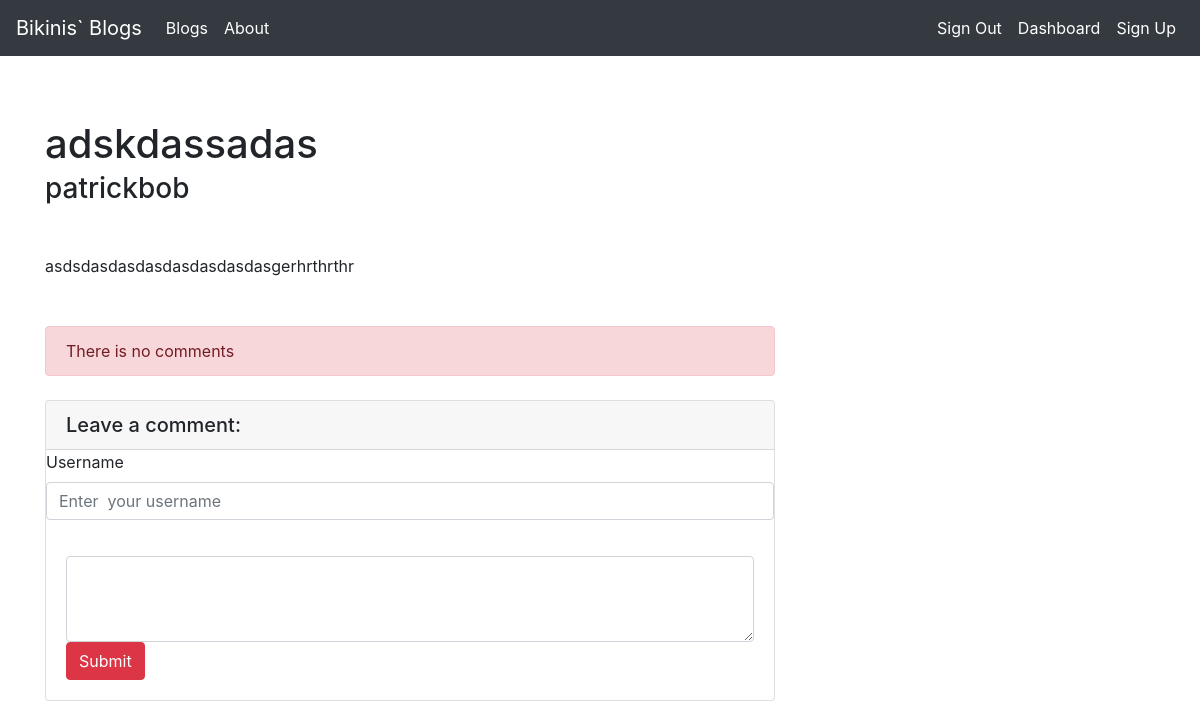
The page /article/22/ (signed in) on the database its author committed.
### blog_app/models.py (models this page shows, shortened)
class Blog(models.Model):
    author = models.ForeignKey("auth.user",on_delete=models.CASCADE)
    topics = models.CharField(max_length=50)
    name = models.CharField(max_length=50)
    content = RichTextField()
    pub_date = models.DateTimeField(auto_now_add=True)
    article_image = models.FileField(blank = True, null = True, verbose_name = "Import image")
    class Meta():
        ordering = ['-pub_date']

### blog_app/views.py (the view)
# urls.py: path('article/<int:id>/',details, name = 'details'),
@login_required(login_url="/user/login/")
def details(request,id):
    article = get_object_or_404(Blog,id = id)
    comments = article.comments.all()
    context ={
        "article" : article,
        "comments": comments
    }
    return render(request,"detail.html",context)

### blog_app/templates/detail.html (shortened to what this page needs)
{% extends 'layout.html' %}
{% block body %}
    <div class="row">
                <div class="col-lg-8">
                    <article>
                        <header class="mb-4">
                            <h1 class="fw-bolder mb-1">{{article.name}}</h1>
                            <h3>{{article.author.username}}</h3>
                        </header>
                        <section class="mb-5">
                         <p>{{article.content|safe}}</p>
                        </section>
                    </article>
          {% if comments %}
          {% for comment in comments  %}
             <div class="media mb-4">
                  <img class="img-fluid rounded" src="{{article_image.url}}" alt="">
          {% comment %} <img class="d-flex mr-3 rounded-circle" src="{{article.article_image.url}}" alt=""> {% endcomment %}
          <div class="media-body">
            <h5 class="mt-0">{{ comment.comment_author}}</h5>
            <br>
            {{comment.comment_content}}
          </div>
        </div>
          {% endfor %}
          {% else %}
            <div class  = "alert alert-danger">There is no comments </div>
          {% endif %}
 <div class="card my-4">
     <h5 class = "card-header">Leave a comment:</h5>
     <div class="form-group">
        <label for="exampleInputEmail1">Username</label>
        <input name = "comment_author" class="form-control"  placeholder="Enter  your username">
     </div>
    <div class = "card-body">
            <form  method ="Post" action="{% url 'comment' article.id %}">
            <div>
            <textarea  name= "comment_content"class ="form-control" rows ="3"> </textarea>
            </div>
            <button type = "submit" class = "btn btn-danger">Submit</button>
            </form>
        </div>
        </div>
</div>
{% endblock body %}

### rows shown on the page
Blog: name "adskdassadas", author.username "patrickbob", content "asdsdasdasdasdasdasdasdasgerhrthrthr"
